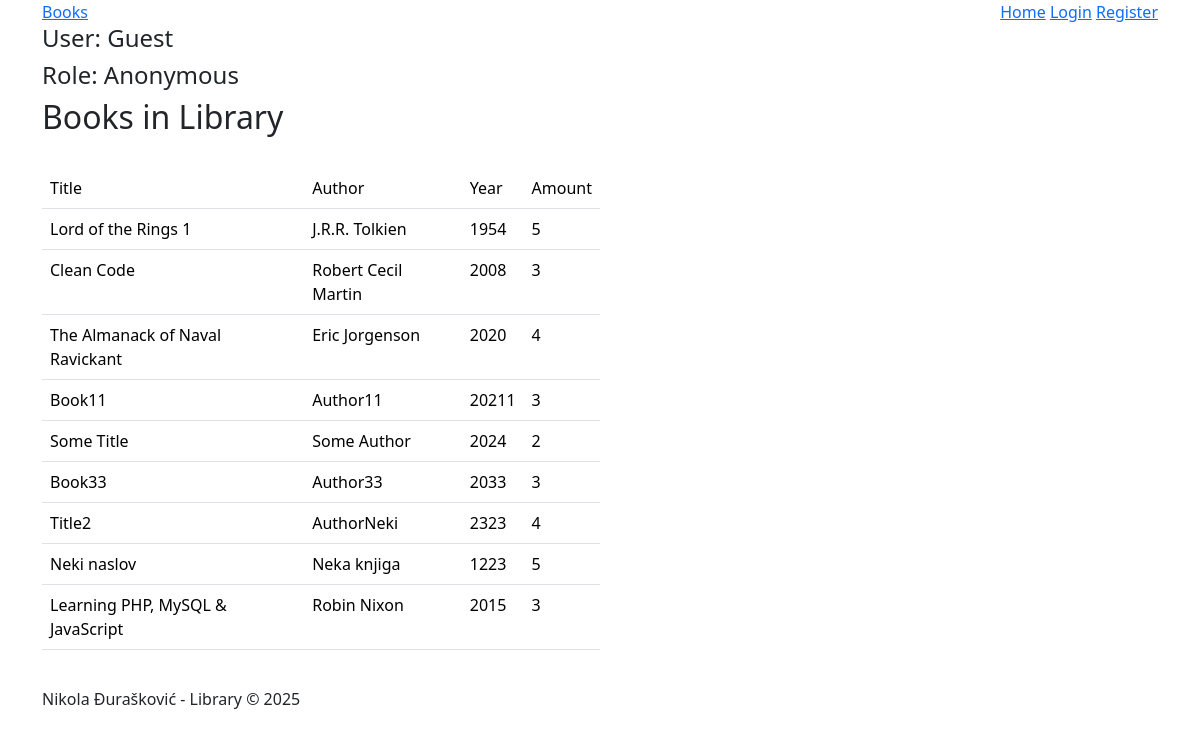
The page /show.php on the database its author committed.
### tables this page shows
CREATE TABLE IF NOT EXISTS `books` (
                                       `BookID` int NOT NULL AUTO_INCREMENT,
                                       `Title` varchar(50) NOT NULL,
                                       `Author` varchar(50) NOT NULL,
                                       `Year` int NOT NULL DEFAULT '0',
                                       `Amount` int NOT NULL,
                                       PRIMARY KEY (`BookID`)
);

### show.php (the view, shortened to what this page needs)
<?php
require "config.php";
$stmt = $pdo->query("SELECT 1 FROM Books");
$data = $stmt->fetch();
$stmt2 = $pdo->query("SELECT * FROM Books");
?>
<?php require "views/partials/header.php"?>
<?php require "views/partials/nav.php"?>
<main>
    <div class="container">
        <h2>Books in Library</h2>
        <br>
        <table class="table">
            <?php
                if($data) {
            ?>
            <tr>
                <td>Title</td>
                <td>Author</td>
                <td>Year</td>
                <td>Amount</td>
            </tr>
            <?php
                while($row = $stmt2->fetch()) { ?>
                    <tr>
                        <td><?= $row['Title']?></td>
                        <td><?= $row['Author']?></td>
                        <td><?= $row['Year']?></td>
                        <td><?= $row['Amount']?></td>
                    </tr>
            <?php
                }
                } else{
            ?>
            <h3 style="color: red">No data</h3>
            <?php   }
                ?>
        </table>
    </div>
</main>
<?php require "views/partials/footer.php"?>

### views/partials/header.php (shortened to what this page needs)
<!doctype html>
<html lang="en">
<head>
    <link rel="stylesheet" href="style.css">
    <link rel="stylesheet" href="bootstrap-5.3.3-dist/css/bootstrap.css">
</head>
<body>

### views/partials/nav.php (shortened to what this page needs)
<nav>
    <div class="container">
    <div class="links">
    <div>
        <a href="show.php">Books</a>
    </div>
    <div>
        <a href="index.php">Home</a>
        <?php if(isset($_SESSION['username'])) { ?>
            <a href="showAvailable.php">Rent a book</a>
            <a href="rentsUser.php">Book rents</a>
            <a href="logout.php">Log out</a>
        <?php }else {  ?>
            <a href="login.php">Login</a>
            <a href="register.php">Register</a>
        <?php } ?>
    </div>
    </div>
        <h4>User: <?= $usernameNav ?? "Guest" ?></h4>
        <h4>Role: <?= $roleNav ?? "Anonymous" ?></h4>
    </div>
</nav>

### views/partials/footer.php
<div class="container">
            <footer>
            <br>
            <h6>Nikola Đurašković - Library &copy; <?= date("Y"); ?>  </h6>
        </footer>
</div>
    </body>
</html>

### style.css (style rules this page uses)
* { box-sizing: border-box; margin: 0; padding: 0; }
.container { width: 80%; margin: auto; overflow: hidden; }
.table { width: 50% !important; }
.links { display: flex; justify-content: space-between; }

### rows shown on the page
books: Title "Lord of the Rings 1", Author "J.R.R. Tolkien", Year "1954", Amount "5"
books: Title "Clean Code", Author "Robert Cecil Martin", Year "2008", Amount "3"
books: Title "The Almanack of Naval Ravickant", Author "Eric Jorgenson", Year "2020", Amount "4"
books: Title "Book11", Author "Author11", Year "20211", Amount "3"
books: Title "Some Title", Author "Some Author", Year "2024", Amount "2"
books: Title "Book33", Author "Author33", Year "2033", Amount "3"
books: Title "Title2", Author "AuthorNeki", Year "2323", Amount "4"
books: Title "Neki naslov", Author "Neka knjiga", Year "1223", Amount "5"
books: Title "Learning PHP, MySQL & JavaScript", Author "Robin Nixon", Year "2015", Amount "3"

### other values the page prints
$usernameNav "Guest"
$roleNav "Anonymous"
